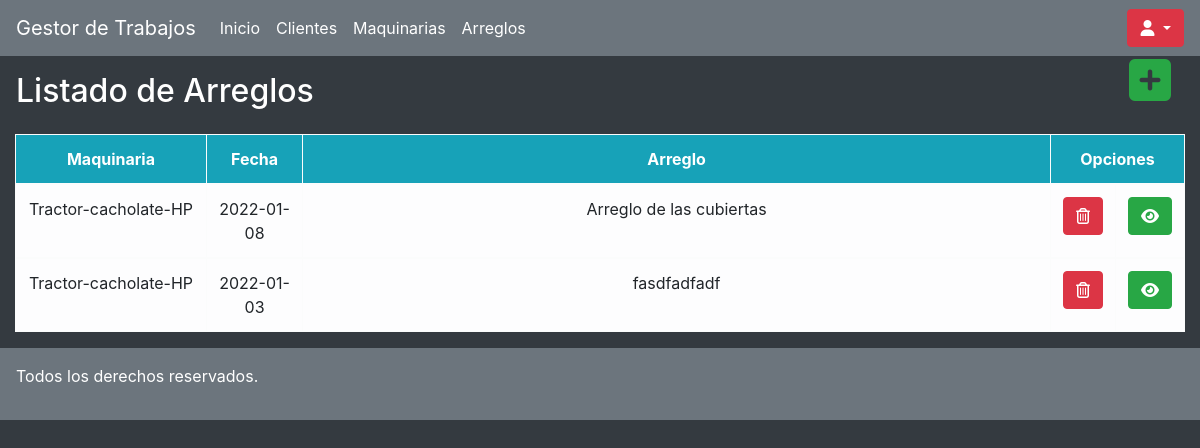
The page /clientes/arreglos-cliente/29 (signed in) on the database its author committed.
### clientes/models.py (models this page shows, shortened)
class Arreglo_Maquinarias(models.Model):
    maquinaria = models.ForeignKey(Maquinarias, null= True, blank = True, on_delete=models.CASCADE)
    fecha_arreglo = models.DateField(null=True)
    arreglo = models.CharField(max_length=200)
    def mostrarfecha(self):
        fecha = self.fecha_arreglo
        fechaamostrar = fecha.strftime("%Y-%m-%d")
        return fechaamostrar

class Maquinarias(models.Model):
    propietario = models.ForeignKey(Clientes, null= True, blank = True, on_delete=models.CASCADE)
    tipo = models.CharField(max_length=50)
    modelo = models.CharField(max_length=50)
    marca = models.CharField(max_length=50)
    def __str__(self): #es para que cuando lo pidamos me devuelva algo legible, en este caso el nombre
        return f'{self.tipo}-{self.modelo}-{self.marca}'

### clientes/views.py (the view)
# urls.py: path('arreglos-cliente/<id>', arreglos_cliente, name = 'arreglosclientes'),
@login_required
def arreglos_cliente(request,id):
    maquinarias = Maquinarias.objects.get(id=id)
    arreglos = Arreglo_Maquinarias.objects.filter(maquinaria=id)
    return render(request, 'arreglos-cliente.html', {"arreglos": arreglos, "maquinarias": maquinarias})

### clientes/models.py (called while the page is built)
    def __str__(self): #es para que cuando lo pidamos me devuelva algo legible, en este caso el nombre
        return f'{self.empresa}'

### clientes/templates/arreglos-cliente.html (shortened to what this page needs)
{% extends "./base.html" %}
{% block body%}
<div class="col-12 ">
    <div class="row my-auto" mx-3>
        <h2 class="p-3 text-white col-11">Listado de Arreglos</h2>
        <p class="col-1 text-center"><a href="" data-toggle="modal" data-target="#agregar{{arreglos.id}}" class="text-success"><i class="fas fa-plus-square fa-3x"></i></a></p>
    </div>
    <table class="table col-12 text-center table-bordered table-light table-hover">
        <thead class="bg-info text-white">
            <tr>
                <th class="col-2">Maquinaria</th>
                <th class="col-1">Fecha</th>
                <th class="col-8">Arreglo</th>
                <th colspan="2" class="col-1">Opciones</th>
            </tr>
        </thead>
        {% for arreglos in arreglos %}
        <tbody class="">
            <tr>
                <td> {{ arreglos.maquinaria}} </td>
                <td> {{ arreglos.mostrarfecha }} </td>
                <td> {{ arreglos.arreglo}} </td>
                <td><a href="" data-toggle="modal" data-target="#eliminar{{arreglos.id}}" class="btn btn-danger" title="Eliminar"><i class="far fa-trash-alt"></i></a></td>
                <td><a href="#arreglos{{arreglos.id}}" data-toggle="modal" data-target="#arreglos{{arreglos.id}}" class="btn btn-success" title="Arreglos"><i class="fas fa-eye"></i></a></td>
            </tr>
        </tbody>
        {% endfor %}
        </table>
</div>
{%endblock%}

### rows shown on the page
Arreglo_Maquinarias: maquinaria "Tractor-cacholate-HP", mostrarfecha "2022-01-08", arreglo "Arreglo de las cubiertas"
Arreglo_Maquinarias: maquinaria "Tractor-cacholate-HP", mostrarfecha "2022-01-03", arreglo "fasdfadfadf"
